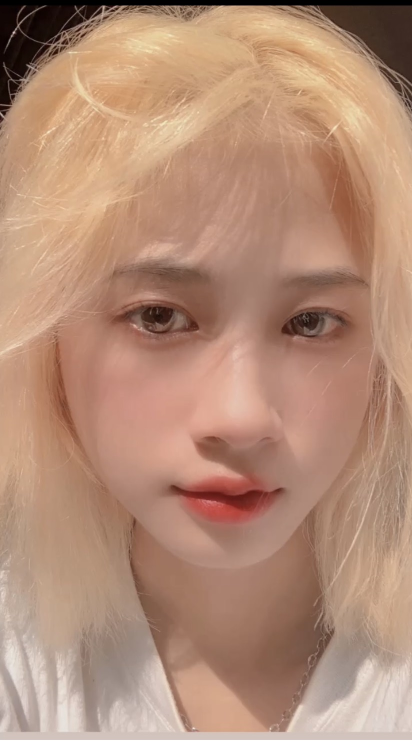
#> input picture Learning/Self/opencv/img/love.jpg, 824 x 1482 px, found by its file name (shown at 1/2 size)
$ python opencv2.py
#> lines starting #> are read from the running program, lines starting #| are printed output that depends on the picture; after the words box and inside, x2 and y2 are one past the last pixel; in counts of white or black regions, pixels touching at a corner belong together
import cv2 as cv
import random

# read img
img = cv.imread('Learning/Self/opencv/img/love.jpg', 1)
#> img is the input picture: shape (1482, 824, 3); mean B, G, R 118.4, 140.5, 179.2
# img = cv.imread('Learning/Self/opencv/img/2.PNG', -1)

# resize img
img = cv.resize(img, (0, 0), fx=.5, fy=.5)
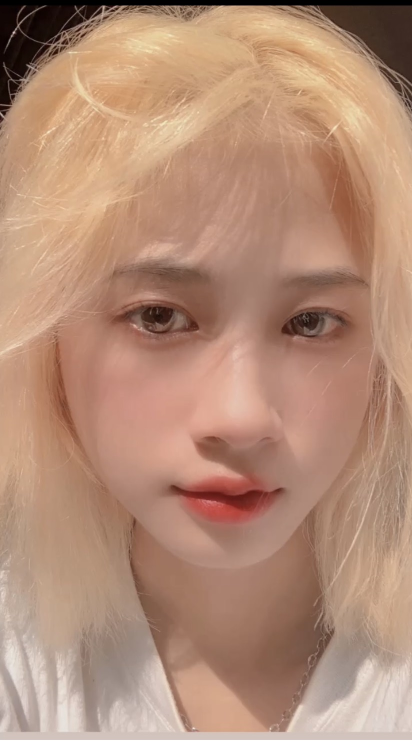
#> img: shape (741, 412, 3); mean B, G, R 118.5, 140.6, 179.3


# array of image
print(img)
#> (printed output is left out)

# type of image
print(type(img))  # <class 'numpy.ndarray'>
#| <class 'numpy.ndarray'>

# xem chieu cao => shape
print(img.shape)  # (741, 412, 3), Chiều cao => hàng & chiều rộng => cột
#| (741, 412, 3)

"""_summary_
    #########################
    print(img.shape)
    # (741, 412, 3), Chiều cao => hàng & chiều rộng => cột | (row, col, channel)
    741 - Chiều cao => hàng
    412 - chiều rộng => cột
    3 - kênh (chanel) => RGB, RGBA

    img = cv.imread('Learning/Self/opencv/img/love.jpg', 1) => chanel = RGB => 3
    img = cv.imread('Learning/Self/opencv/img/love.jpg', -1) => chanel = RGBA => 4
    """

################################################

# xuất dữ liệu của img theo index
print('#'*32)
# (1482, 824, 3)
# print(img[0])  # value of index 0
# print(img[1481])  # value of index 1481, because index from 0 - 1481


# overide a image
for i in range(100):
    # img.shape[1]: 1482 (row), img.shape[1]: 824 (col)
    for j in range(img.shape[1]):
        # pass
        # gán random color cho từng pixel
        # img[i][j] = [255, 255, 255]
        img[i][j] = [random.randint(0, 255), random.randint(
            0, 255), random.randint(0, 255)]  # [G, B, G]

    """_summary_
        In Python, the `pass` keyword is a placeholder statement that does nothing. It is often used as a placeholder in situations where the interpreter expects a statement, but you don't want to execute any code.
        def my_function():
            pass  # placeholder until we add code
    """
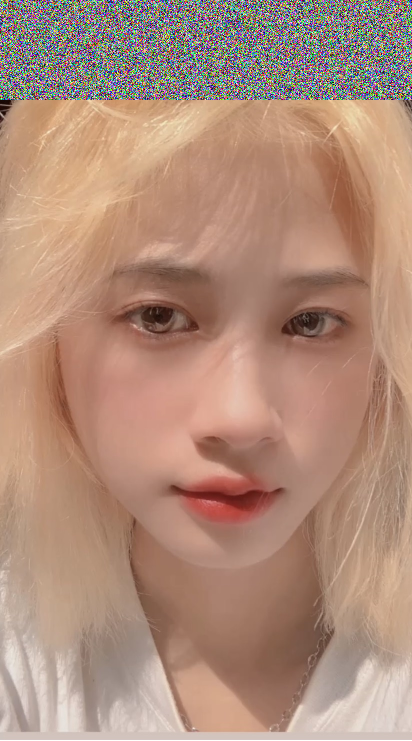
#> img: shape (741, 412, 3); 13.5% of pixels changed, all inside (x1, y1, x2, y2) = (0, 0, 412, 100)

# select area image
areaSelected = img[0:400, 100:200]  # chọn vùng ảnh từ x=0->500, y=200->500
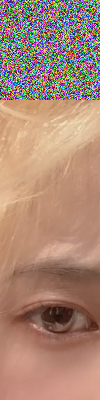
#> areaSelected: shape (400, 100, 3); mean B, G, R 117.6, 135.8, 169.4
# gán lại vào image hiện tại, kiểu copy `areaSelected` xong lại paste vào ảnh hiện tại
img[300:700, 300:400] = areaSelected  # dán vào vị trí x=300->400, y=500->800
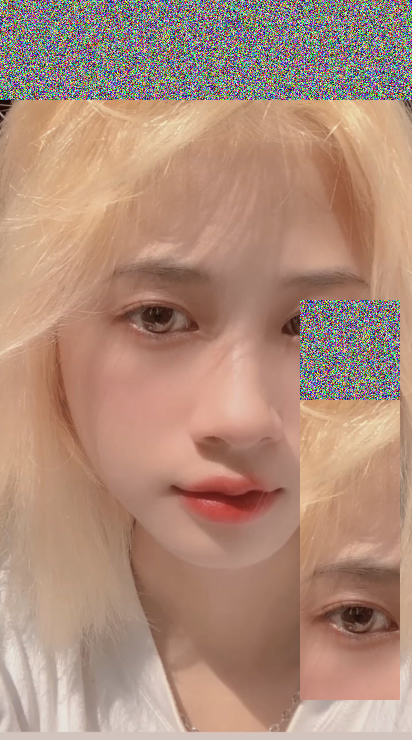
#> img: shape (741, 412, 3); 13.1% of pixels changed, all inside (x1, y1, x2, y2) = (300, 300, 400, 700)


# show img
cv.imshow('My Crush', img)

# stop window
cv.waitKey()
